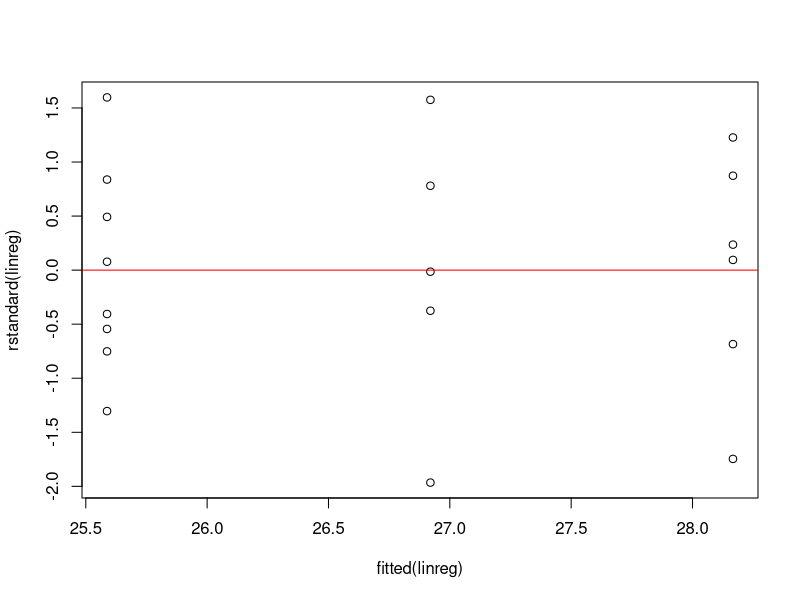
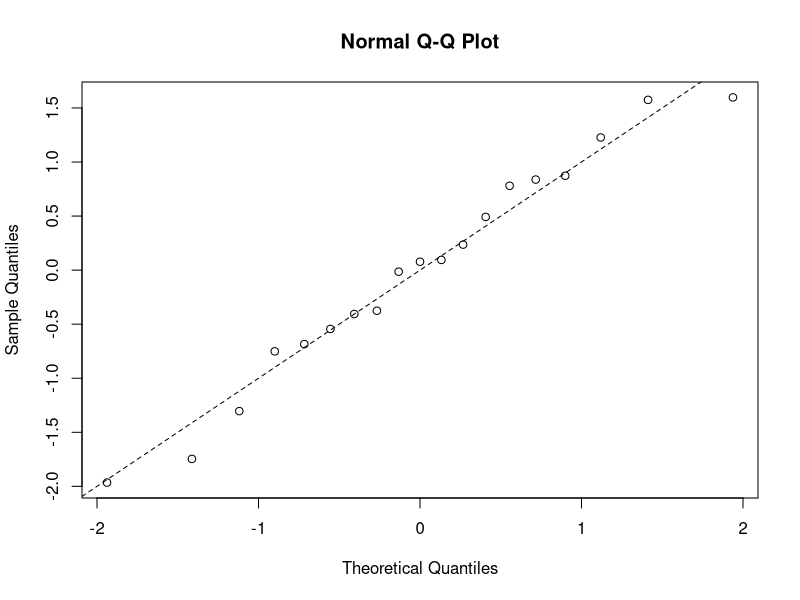
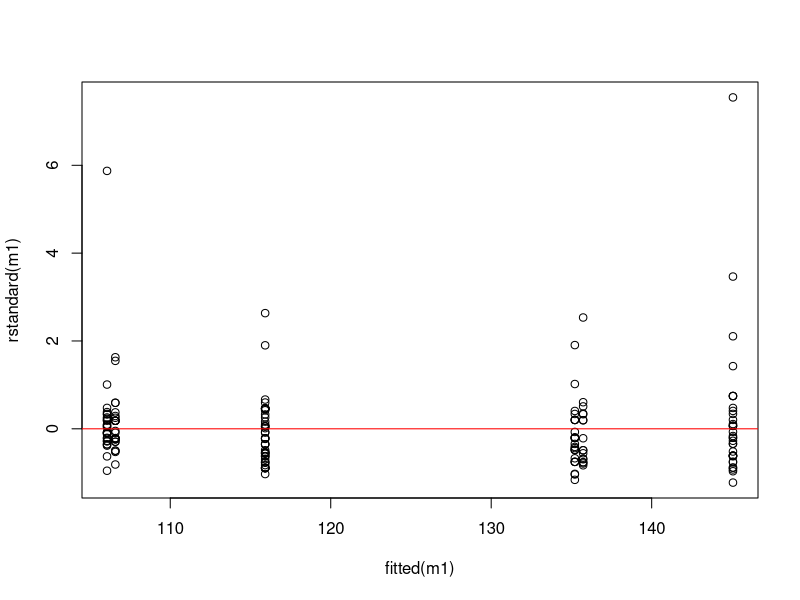
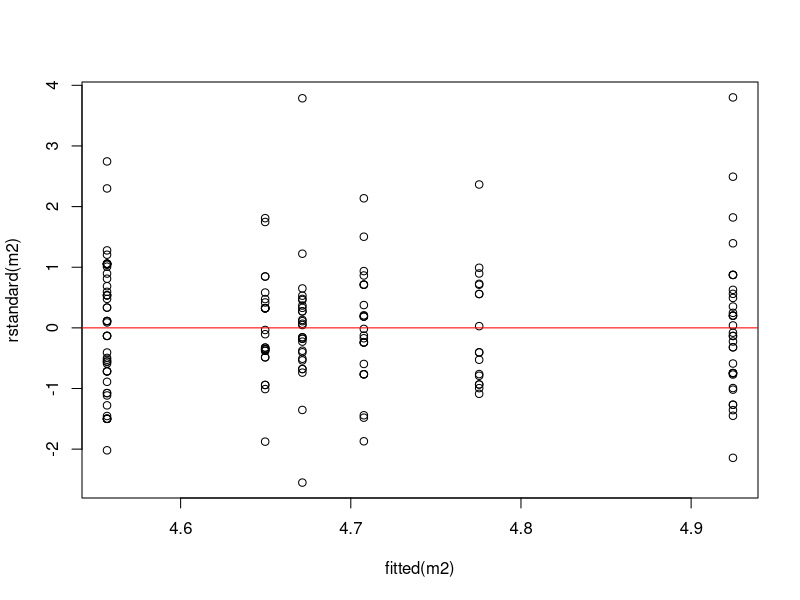
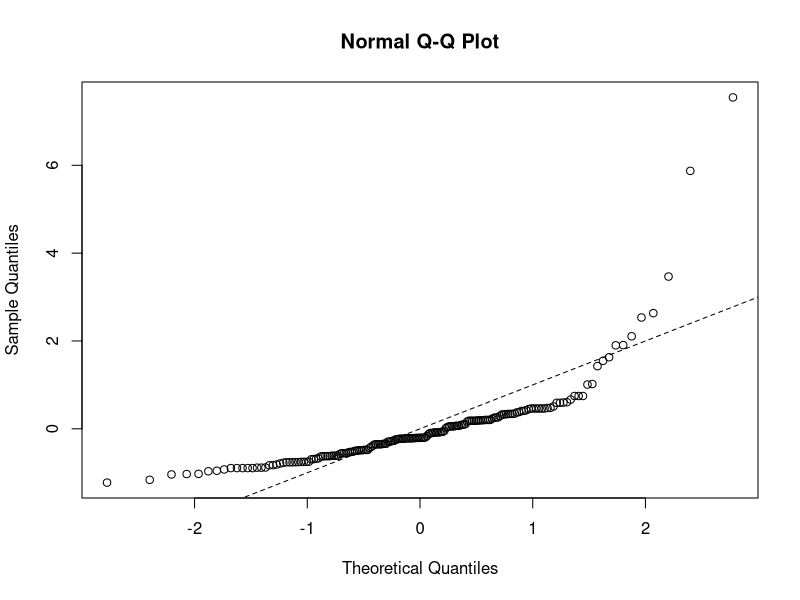
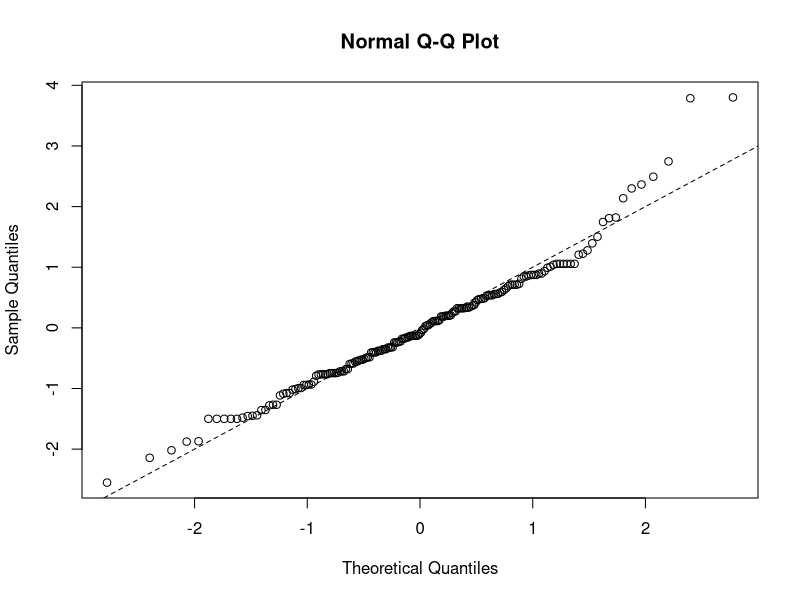
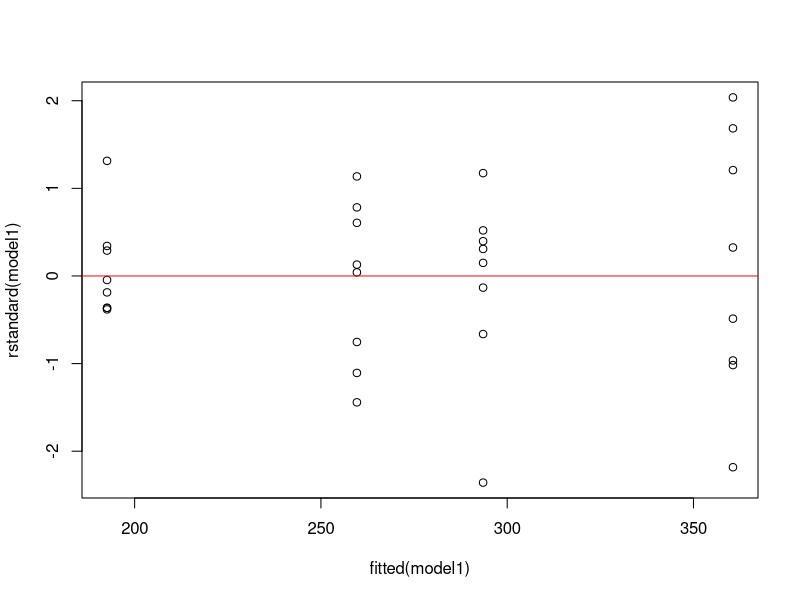
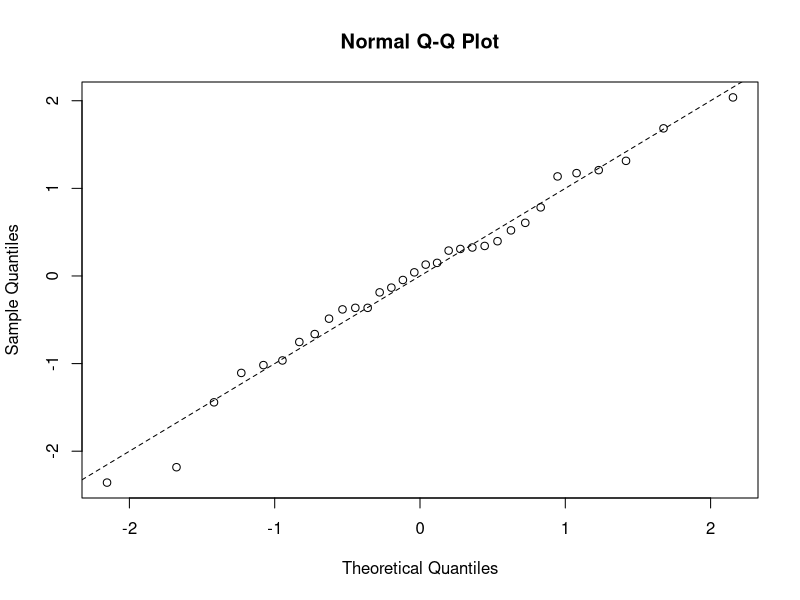

These charts were generated, in order, by the following R code:
## ---- chunk 1
knitr::opts_chunk$set(echo = TRUE)
## ---- chunk 2
dbinom(3, size=5, prob=0.55) ## P(Y=3)
## ---- chunk 3
1 - pbinom(3, size=5, prob=0.55) ## P(Y>=4)
## ---- chunk 4
13/20
## ---- chunk 5
p <- 0.65
n <- 20
p + c(-1, 1) * 1.96 * sqrt((p * (1-p) )/n)
## ---- chunk 6
?prop.test()
prop.test(13, 20, p = 0.65, correct = FALSE)
## ---- chunk 7
result <- binom.test(13, 20, p = 0.5)
result
## ---- chunk 8
for (x in 1:20) {
  res <- binom.test(x, 20, p = 0.5)
  cat(x, res$p.value)
  cat("\n")
}
## ---- chunk 9
binom.test(8, 600)
## ---- chunk 10
binom.test(4, 493)
binom.test(10, 497)
## ---- chunk 11
(10 / 497) - (4 / 493)

0.009689816 - 0.002214977
0.036690693 - 0.020642826

## ---- chunk 12
prop.test(c(10,4), c(497,493), correct=FALSE)
## ---- chunk 13
sd1tabel <- matrix(c(14, 51, 52, 401), 2, 2)
sd1tabel
rownames(sd1tabel) <- c("m1-Stresset", "m1-Ikke stresset")
colnames(sd1tabel) <- c("m2-Stresset", "m2-Ikke stresset")
sd1tabel
## ---- chunk 14
chisq.test(sd1tabel, correct = FALSE)
## ---- chunk 15
sd2tabel <- matrix(c(451, 532, 27, 313, 28, 539, 145, 56, 456), 3, 3)
rownames(sd2tabel) <- c("A", "B", "C")
colnames(sd2tabel) <- c("South", "Asia", "Africa")
sd2tabel
## ---- chunk 16
chisq.test(sd1tabel, correct = FALSE)
## ---- chunk 17
lyskilde <- read.table("data/lyskilde.txt", header = 1)
head(lyskilde, n = 3)
## ---- chunk 18
linreg <- lm(frekvens ~ farve , data = lyskilde)
## ---- chunk 19
plot(fitted(linreg), rstandard(linreg))
abline(0,0, col = 'Red')
## ---- chunk 20
qqnorm(rstandard(linreg))
abline(0,1, lty=2)
## ---- chunk 21
nullModel <- lm(frekvens ~ 1 , data = lyskilde)

anova(nullModel, linreg)
## ---- chunk 22
anova_result <- summary(linreg)
anova_result
## ---- chunk 23
head(lyskilde, n=3)
lyskilde_grøn <- lyskilde
lyskilde_grøn$farve <- factor(lyskilde_grøn$farve)
lyskilde_grøn$farve <- relevel(lyskilde_grøn$farve, ref = 'groen')
## ---- chunk 24
linreg_g <- lm(frekvens ~ farve , data = lyskilde_grøn)
confint(linreg_g)
## ---- chunk 25
# Del datasættet i to
lys_grøn <- subset(lyskilde, farve=="groen")
lys_brun <- subset(lyskilde, farve=="brun")


# Beregning af hvert gennemsnit
mean_1 <- mean(lys_grøn$frekvens)
mean_2 <- mean(lys_brun$frekvens)

s <- 1.547

# Differencer
mean_diff <- mean_1 - mean_2
SE_diff <- s * sqrt( (1 / length(lys_grøn)) + (1 / length(lys_brun)) )

t_value <- qt(0.975, 16)

mean_diff + c(-1, 1) * t_value * SE_diff

## ---- chunk 26
ss <- read.table("data/ss2017-18.txt", header = 1)
head(ss, n = 3)
## ---- chunk 27
unique(ss$studie)
## ---- chunk 28
m1 <- lm(figur2 ~ studie + kon, data = ss)
m2 <- lm(log(figur2) ~ studie + kon + studie * kon, data = ss)
## ---- chunk 29
summary(m1)
summary(m2)
## ---- chunk 30
plot(fitted(m1), rstandard(m1))
abline(0,0, col = 'Red')
## ---- chunk 31
plot(fitted(m2), rstandard(m2))
abline(0,0, col = 'Red')
## ---- chunk 32
qqnorm(rstandard(m1))
abline(0,1, lty=2)
## ---- chunk 33
qqnorm(rstandard(m2))
abline(0,1, lty=2)
## ---- chunk 34
Nullmodel <- lm(log(figur2) ~ studie + kon, data = ss)

anova(Nullmodel, m2)

## ---- chunk 35
summary(Nullmodel)
confint(Nullmodel)
## ---- chunk 36
exp(-0.3416929)
## ---- chunk 37
 exp(4.828164) / exp(4.828164 + -0.211680)
## ---- chunk 38
FullModel <- lm(log(figur2) ~ studie + kon, data = ss)
Nullmodel <- lm(log(figur2) ~ kon, data = ss)
  
anova(Nullmodel, FullModel)
## ---- chunk 39
0.35750 - 2.01 * .12596
0.35750 + 2.01 * .12596
## ---- chunk 40
0.35750 - 0.33206 + 0.35750
## ---- chunk 41
 1.52087 + 0.19055 - 0.12263
## ---- chunk 42
# Esitmate / SE
0.19055 /  0.09097
## ---- chunk 43
?pnorm()
val <- 120
mean <- 114.5
sd <- 6.9

1 - pnorm(val, mean = mean, sd = sd)
## ---- chunk 44
data1 <- read.table(file = "data/nov2023opg1.txt", header = T)
head(data1, n=3)
## ---- chunk 45
m1 <- lm(length ~ age, data = data1)
confint(m1)
## ---- chunk 46
summary(m1)
## ---- chunk 47
predict(m1, data.frame(age=3), interval='c')
## ---- chunk 48
predict(m1, data.frame(age=3), interval='p')
## ---- chunk 49
confint(m1)
## ---- chunk 50
summary(m1)
## ---- chunk 51
data2 <- read.table(file = "data/nov2023opg2.txt", header = T)
head(data2, n = 3)
## ---- chunk 52
unique(data2$stamme)
## ---- chunk 53
model1 <- lm(kryds ~ sex + stamme, data = data2)
## ---- chunk 54
plot(fitted(model1), rstandard(model1))
abline(0,0, col = 'Red')

## ---- chunk 55
qqnorm(rstandard(model1))
abline(0,1, lty=2)
## ---- chunk 56
predict(model1, data.frame(sex = 'F', stamme = 'normal'))
predict(model1, data.frame(sex = 'F', stamme = 'transgen'))
## ---- chunk 57
NullModel <- lm(kryds ~ 1, data = data2)

anova(NullModel, model1)
## ---- chunk 58
fullmodel <- lm(kryds ~ sex + stamme + sex*stamme, data = data2)
nullmodel <- lm(kryds ~ sex + stamme, data = data2)

anova(nullmodel, fullmodel)

